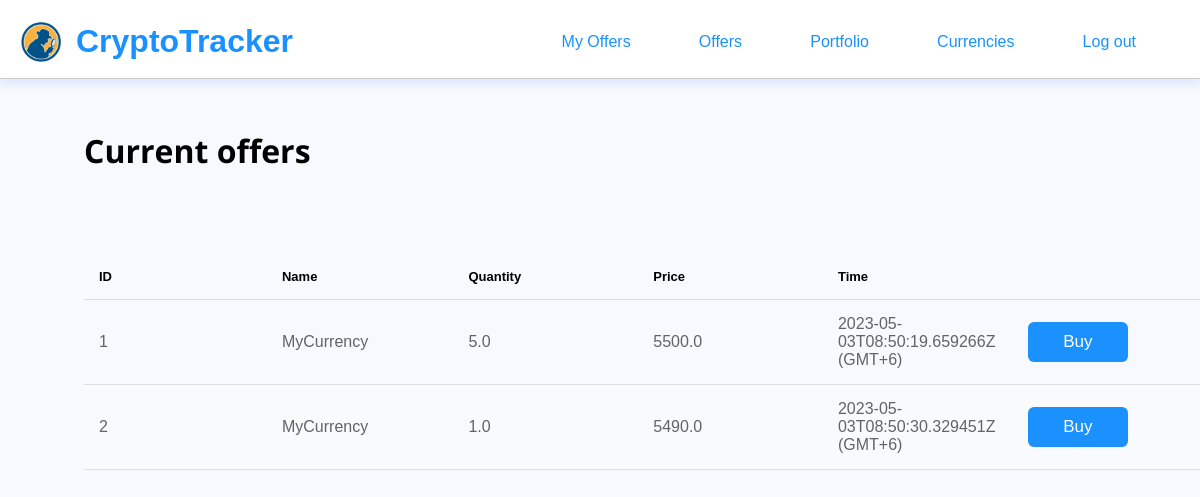
The page /offers/ on the database as committed earlier.
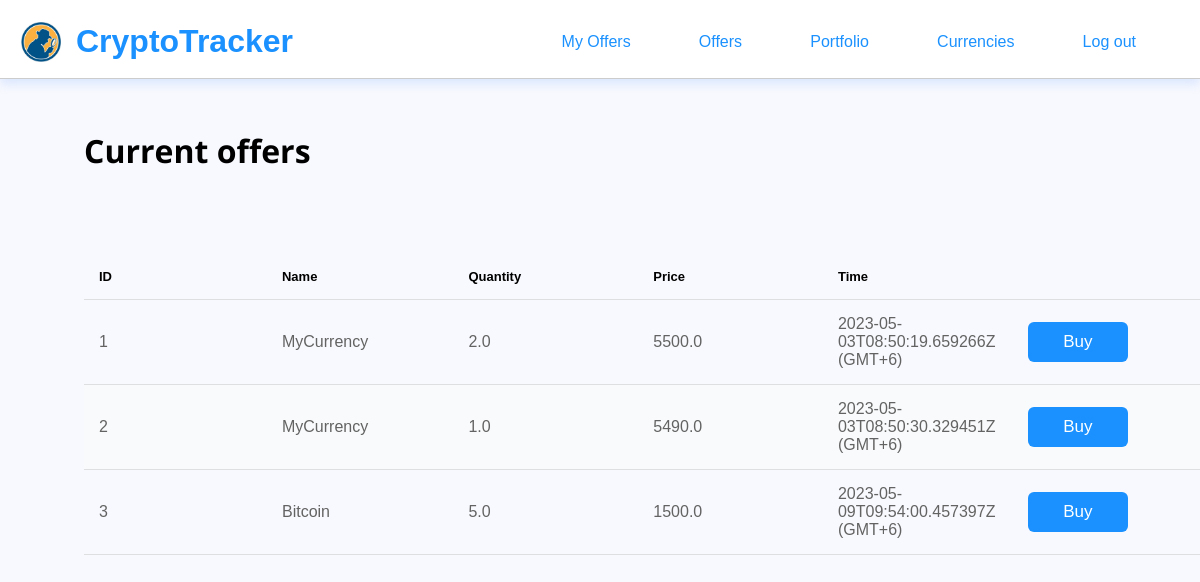
The same page on the database as committed later.
### app/models.py (models this page shows, shortened)
class Currency(models.Model):
    cmc_rank = models.BigIntegerField(null=True)
    name = models.CharField(null=True, max_length=100)
    symbol = models.CharField(null=True, max_length=100)
    image = models.ImageField(upload_to='currency', max_length=254, default='')
    price = models.DecimalField(max_digits=10, decimal_places=2)
    percent_change_24h = models.FloatField(max_length=10, null=True)
    percent_change_7d = models.FloatField(max_length=10, null=True)
    volume_24h = models.FloatField(max_length=10, null=True)
    market_cap = models.FloatField(max_length=10, null=True)
    description = models.TextField(blank=True)

class Poll(models.Model):
    user = models.ForeignKey(to=User, on_delete=models.CASCADE)
    currency = models.ForeignKey(to=Currency, on_delete=models.CASCADE)
    quantity = models.FloatField(default=0)
    price = models.FloatField(default=0)
    created_timestamp = models.DateTimeField(auto_now_add=True)

### app/views.py (the view)
# urls.py: path('offers/', PollList.as_view(), name='offers'),
class PollList(generics.ListAPIView):
    queryset = Poll.objects.all()
    serializer_class = PollSerializer
    def get(self, request, id=""):
        if id != "":
            user = User.objects.get(id=id)
            try:
                polls = Poll.objects.filter(user=user)
            except Poll.DoesNotExist as e:
                return Response({"message": "No"})
            serializer = PollSerializer(polls, many=True)
            return render(request, 'mine.html', {'polls': serializer.data})
        else:
            user = request.user
            polls = self.get_queryset().exclude(user=user.id)
        serializer = PollSerializer(polls, many=True)
        return render(request, 'offers.html', {'polls': serializer.data})

### app/templates/offers.html (shortened to what this page needs)
{% load static %}
<!DOCTYPE html>
<html lang="en">
<head>
    <link rel="stylesheet" href="{% static 'css/header.css' %}">
    <link rel="stylesheet" href="{% static 'css/offers.css' %}">
</head>
<body>
    <header class="site-header">
        <div class="site-identity">
            <img src="/media/1.png" alt="logo">
            <h1><a href="/">CryptoTracker</a></h1>
        </div>
        <nav class="site-navigation">
            <ul class="nav">
            <li><a href="/polls/{{ user.id }}/">My Offers</a></li>
              <li><a href="/offers">Offers</a></li>
              <li><a href="/user/profile">Portfolio</a></li>
              <li><a href="/currencies">Currencies</a></li>
              <li><a href="/user/login">Log out</a></li>
            </ul>
        </nav>
    </header>
    {% if polls %}
        <div class="cont">
            <h1>Current offers</h1>
          <table>
            <thead>
                <tr>
                    <td>ID</td>
                    <td>Name</td>
                    <td>Quantity</td>
                    <td>Price</td>
                    <td>Time</td>
                    <td></td>
                </tr>
            </thead>
            <tbody>
            {% for i in polls %}
                <tr>
                    <td>{{ i.id }}</td>
                    <td>{{ i.currency.name }}</td>
                    <td>{{ i.quantity }}</td>
                    <td>{{ i.price }}</td>
                    <td>{{ i.created_timestamp }} (GMT+6)</td>
                    <td><button class="first" onclick="openPoll({{ i.id }}, '{{ i.currency.name }}', {{ i.quantity }}, {{ i.price }})">Buy</button></td>
                </tr>
            {% endfor %}
            </tbody>
        </table>
      </div>
    {% else %}
        <h3>No offers are available currently...</h3>
    {% endif %}
</body>
</html>

Rows that differ between the two databases and show on the page:
added Currency: currency.name "Bitcoin"
added Poll: price "1500.0"
Other text that changed with them:
new list line: "1 2.0 2023-05-03T08:50:19.659266Z (GMT+6) Buy"
new list line: "MyCurrency"
new list line: "5500.0"
new list line: "3 5.0 2023-05-09T09:54:00.457397Z (GMT+6) Buy"
list line gone: "1 5.0 2023-05-03T08:50:19.659266Z (GMT+6) Buy"
list line gone: "MyCurrency"
list line gone: "5500.0"
